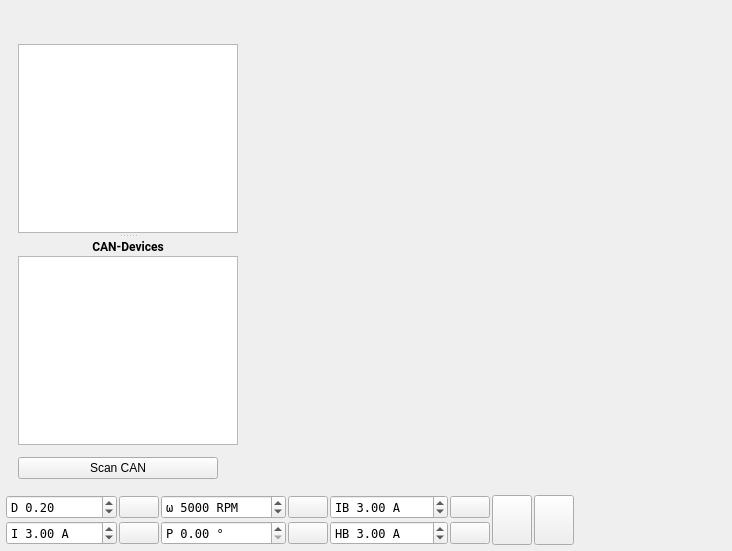
  <widget class="QWidget" name="centralWidget">
   <layout class="QVBoxLayout" name="verticalLayout_3">
    <property name="spacing">
     <number>4</number>
    </property>
    <property name="leftMargin">
     <number>6</number>
    </property>
    <property name="topMargin">
     <number>6</number>
    </property>
    <property name="rightMargin">
     <number>6</number>
    </property>
    <property name="bottomMargin">
     <number>6</number>
    </property>
    <item>
     <layout class="QHBoxLayout" name="horizontalLayout">
      <property name="spacing">
       <number>4</number>
      </property>
      <item>
       <layout class="QVBoxLayout" name="verticalLayout_2">
        <property name="spacing">
         <number>12</number>
        </property>
        <property name="leftMargin">
         <number>12</number>
        </property>
        <property name="topMargin">
         <number>12</number>
        </property>
        <property name="rightMargin">
         <number>0</number>
        </property>
        <property name="bottomMargin">
         <number>12</number>
        </property>
        <item>
         <widget class="QLabel" name="pageLabel">
          <property name="enabled">
           <bool>true</bool>
          </property>
          <property name="maximumSize">
           <size>
            <width>220</width>
            <height>56</height>
           </size>
          </property>
          <property name="text">
           <string/>
          </property>
          <property name="scaledContents">
           <bool>true</bool>
          </property>
         </widget>
        </item>
        <item>
         <widget class="QSplitter" name="leftSplitter">
          <property name="orientation">
           <enum>Qt::Vertical</enum>
          </property>
          <property name="handleWidth">
           <number>6</number>
          </property>
          <property name="childrenCollapsible">
           <bool>true</bool>
          </property>
          <widget class="QListWidget" name="pageList">
           <property name="sizePolicy">
            <sizepolicy hsizetype="Expanding" vsizetype="Expanding">
             <horstretch>0</horstretch>
             <verstretch>0</verstretch>
            </sizepolicy>
           </property>
           <property name="minimumSize">
            <size>
             <width>220</width>
             <height>0</height>
            </size>
           </property>
           <property name="maximumSize">
            <size>
             <width>220</width>
             <height>16777215</height>
            </size>
           </property>
           <property name="font">
            <font>
             <family>Roboto</family>
            </font>
           </property>
           <property name="editTriggers">
            <set>QAbstractItemView::NoEditTriggers</set>
           </property>
           <property name="selectionBehavior">
            <enum>QAbstractItemView::SelectRows</enum>
           </property>
           <property name="resizeMode">
            <enum>QListView::Adjust</enum>
           </property>
           <property name="viewMode">
            <enum>QListView::ListMode</enum>
           </property>
          </widget>
          <widget class="QWidget" name="layoutWidget">
           <layout class="QVBoxLayout" name="verticalLayout">
            <property name="spacing">
             <number>2</number>
            </property>
            <item>
             <widget class="QLabel" name="label">
              <property name="font">
               <font>
                <family>Roboto</family>
                <weight>75</weight>
                <bold>true</bold>
               </font>
              </property>
              <property name="text">
               <string>CAN-Devices</string>
              </property>
              <property name="alignment">
               <set>Qt::AlignCenter</set>
              </property>
             </widget>
            </item>
            <item>
             <widget class="QListWidget" name="canList">
              <property name="minimumSize">
               <size>
                <width>0</width>
                <height>100</height>
               </size>
              </property>
              <property name="font">
               <font>
                <family>Roboto</family>
               </font>
              </property>
              <property name="editTriggers">
               <set>QAbstractItemView::NoEditTriggers</set>
              </property>
              <property name="selectionBehavior">
               <enum>QAbstractItemView::SelectRows</enum>
              </property>
             </widget>
            </item>
           </layout>
          </widget>
         </widget>
        </item>
        <item>
         <widget class="QPushButton" name="scanCanButton">
          <property name="sizePolicy">
           <sizepolicy hsizetype="Expanding" vsizetype="Minimum">
            <horstretch>0</horstretch>
            <verstretch>0</verstretch>
           </sizepolicy>
          </property>
          <property name="maximumSize">
           <size>
            <width>200</width>
            <height>16777215</height>
           </size>
          </property>
          <property name="text">
           <string>Scan CAN</string>
          </property>
         </widget>
        </item>
       </layout>
      </item>
      <item>
       <widget class="QStackedWidget" name="pageWidget">
        <property name="font">
         <font>
          <family>Roboto</family>
         </font>
        </property>
        <property name="currentIndex">
         <number>-1</number>
        </property>
       </widget>
      </item>
     </layout>
    </item>
    <item>
     <layout class="QGridLayout" name="gridLayout_3">
      <property name="spacing">
       <number>2</number>
      </property>
      <item row="0" column="8">
       <widget class="DisplayBar" name="dispDuty" native="true">
        <property name="sizePolicy">
         <sizepolicy hsizetype="MinimumExpanding" vsizetype="Preferred">
          <horstretch>0</horstretch>
          <verstretch>0</verstretch>
         </sizepolicy>
        </property>
        <property name="minimumSize">
         <size>
          <width>150</width>
          <height>0</height>
         </size>
        </property>
       </widget>
      </item>
      <item row="0" column="4">
       <widget class="QDoubleSpinBox" name="brakeCurrentBox">
        <property name="font">
         <font>
          <family>DejaVu Sans Mono</family>
         </font>
        </property>
        <property name="toolTip">
         <string>Brake current</string>
        </property>
        <property name="prefix">
         <string>IB </string>
        </property>
        <property name="suffix">
         <string> A</string>
        </property>
        <property name="minimum">
         <double>-500.000000000000000</double>
        </property>
        <property name="maximum">
         <double>500.000000000000000</double>
        </property>
        <property name="singleStep">
         <double>0.500000000000000</double>
        </property>
        <property name="value">
         <double>3.000000000000000</double>
        </property>
       </widget>
      </item>
      <item row="1" column="1">
       <widget class="QPushButton" name="currentButton">
        <property name="toolTip">
         <string>Current</string>
        </property>
        <property name="text">
         <string/>
        </property>
       </widget>
      </item>
      <item row="0" column="5">
       <widget class="QPushButton" name="brakeCurrentButton">
        <property name="toolTip">
         <string>Brake current</string>
        </property>
        <property name="text">
         <string/>
        </property>
       </widget>
      </item>
      <item row="1" column="5">
       <widget class="QPushButton" name="handbrakeButton">
        <property name="toolTip">
         <string>Handbrake current</string>
        </property>
        <property name="text">
         <string/>
        </property>
       </widget>
      </item>
      <item row="0" column="3">
       <widget class="QPushButton" name="speedButton">
        <property name="toolTip">
         <string>Speed</string>
        </property>
        <property name="text">
         <string/>
        </property>
       </widget>
      </item>
      <item row="0" column="7" rowspan="2">
       <widget class="QPushButton" name="stopButton">
        <property name="sizePolicy">
         <sizepolicy hsizetype="Fixed" vsizetype="MinimumExpanding">
          <horstretch>0</horstretch>
          <verstretch>0</verstretch>
         </sizepolicy>
        </property>
        <property name="toolTip">
         <string>Switch off</string>
        </property>
        <property name="text">
         <string/>
        </property>
        <property name="iconSize">
         <size>
          <width>40</width>
          <height>40</height>
         </size>
        </property>
       </widget>
      </item>
      <item row="0" column="6" rowspan="2">
       <widget class="QPushButton" name="fullBrakeButton">
        <property name="sizePolicy">
         <sizepolicy hsizetype="Fixed" vsizetype="MinimumExpanding">
          <horstretch>0</horstretch>
          <verstretch>0</verstretch>
         </sizepolicy>
        </property>
        <property name="toolTip">
         <string>Full brake</string>
        </property>
        <property name="text">
         <string/>
        </property>
        <property name="iconSize">
         <size>
          <width>40</width>
          <height>40</height>
         </size>
        </property>
        <property name="autoDefault">
         <bool>false</bool>
        </property>
        <property name="default">
         <bool>false</bool>
        </property>
        <property name="flat">
         <bool>false</bool>
        </property>
       </widget>
      </item>
      <item row="1" column="8">
       <widget class="DisplayBar" name="dispCurrent" native="true">
        <property name="sizePolicy">
         <sizepolicy hsizetype="MinimumExpanding" vsizetype="Preferred">
          <horstretch>0</horstretch>
          <verstretch>0</verstretch>
         </sizepolicy>
        </property>
        <property name="minimumSize">
         <size>
          <width>150</width>
          <height>0</height>
         </size>
        </property>
       </widget>
      </item>
      <item row="0" column="2">
       <widget class="QDoubleSpinBox" name="speedBox">
        <property name="font">
         <font>
          <family>DejaVu Sans Mono</family>
         </font>
        </property>
        <property name="toolTip">
         <string>Speed</string>
        </property>
        <property name="prefix">
         <string>ω </string>
        </property>
        <property name="suffix">
         <string> RPM</string>
        </property>
        <property name="decimals">
         <number>0</number>
        </property>
        <property name="minimum">
         <double>-400000.000000000000000</double>
        </property>
        <property name="maximum">
         <double>400000.000000000000000</double>
        </property>
        <property name="singleStep">
         <double>100.000000000000000</double>
        </property>
        <property name="value">
         <double>5000.000000000000000</double>
        </property>
       </widget>
      </item>
      <item row="1" column="4">
       <widget class="QDoubleSpinBox" name="handbrakeBox">
        <property name="font">
         <font>
          <family>DejaVu Sans Mono</family>
         </font>
        </property>
        <property name="toolTip">
         <string>Handbrake current</string>
        </property>
        <property name="prefix">
         <string>HB </string>
        </property>
        <property name="suffix">
         <string> A</string>
        </property>
        <property name="minimum">
         <double>-500.000000000000000</double>
        </property>
        <property name="maximum">
         <double>500.000000000000000</double>
        </property>
        <property name="singleStep">
         <double>0.500000000000000</double>
        </property>
        <property name="value">
         <double>3.000000000000000</double>
        </property>
       </widget>
      </item>
      <item row="0" column="0">
       <widget class="QDoubleSpinBox" name="dutyBox">
        <property name="font">
         <font>
          <family>DejaVu Sans Mono</family>
         </font>
        </property>
        <property name="toolTip">
         <string>Duty cycle</string>
        </property>
        <property name="wrapping">
         <bool>false</bool>
        </property>
        <property name="frame">
         <bool>true</bool>
        </property>
        <property name="prefix">
         <string>D </string>
        </property>
        <property name="minimum">
         <double>-1.000000000000000</double>
        </property>
        <property name="maximum">
         <double>1.000000000000000</double>
        </property>
        <property name="singleStep">
         <double>0.010000000000000</double>
        </property>
        <property name="value">
         <double>0.200000000000000</double>
        </property>
       </widget>
      </item>
      <item row="1" column="3">
       <widget class="QPushButton" name="posButton">
        <property name="toolTip">
         <string>Position</string>
        </property>
        <property name="text">
         <string/>
        </property>
       </widget>
      </item>
      <item row="0" column="1">
       <widget class="QPushButton" name="dutyButton">
        <property name="toolTip">
         <string>Duty cycle</string>
        </property>
        <property name="text">
         <string/>
        </property>
        <property name="flat">
         <bool>false</bool>
        </property>
       </widget>
      </item>
      <item row="1" column="2">
       <widget class="QDoubleSpinBox" name="posBox">
        <property name="font">
         <font>
          <family>DejaVu Sans Mono</family>
         </font>
        </property>
        <property name="toolTip">
         <string>Position</string>
        </property>
        <property name="prefix">
         <string>P </string>
        </property>
        <property name="suffix">
         <string> °</string>
        </property>
        <property name="maximum">
         <double>360.000000000000000</double>
        </property>
        <property name="singleStep">
         <double>0.100000000000000</double>
        </property>
        <property name="value">
         <double>0.000000000000000</double>
        </property>
       </widget>
      </item>
      <item row="1" column="0">
       <widget class="QDoubleSpinBox" name="currentBox">
        <property name="font">
         <font>
          <family>DejaVu Sans Mono</family>
         </font>
        </property>
        <property name="toolTip">
         <string>Current</string>
        </property>
        <property name="frame">
         <bool>true</bool>
        </property>
        <property name="prefix">
         <string>I </string>
        </property>
        <property name="suffix">
         <string> A</string>
        </property>
        <property name="minimum">
         <double>-500.000000000000000</double>
        </property>
        <property name="maximum">
         <double>500.000000000000000</double>
        </property>
        <property name="singleStep">
         <double>0.500000000000000</double>
        </property>
        <property name="value">
         <double>3.000000000000000</double>
        </property>
       </widget>
      </item>
     </layout>
    </item>
   </layout>
  </widget>
